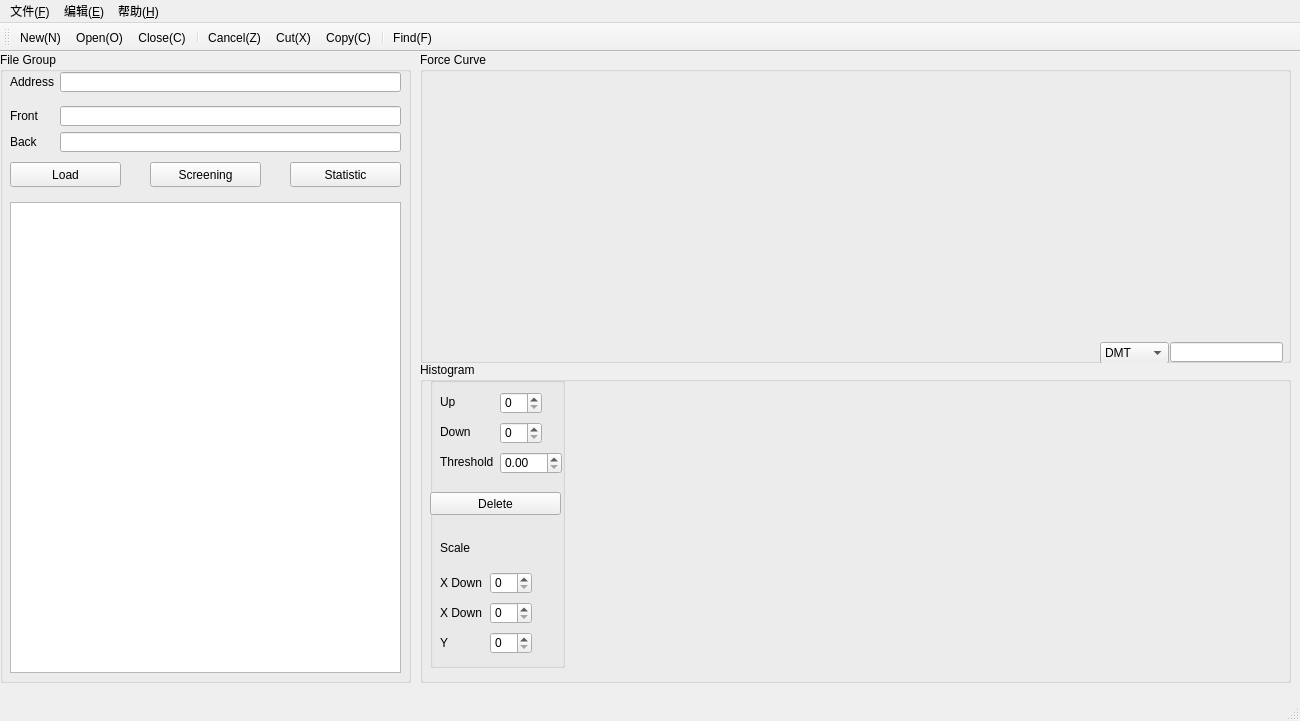
<?xml version="1.0" encoding="UTF-8"?>
<ui version="4.0">
 <class>MainWindow</class>
 <widget class="QMainWindow" name="MainWindow">
  <property name="geometry">
   <rect>
    <x>0</x>
    <y>0</y>
    <width>1300</width>
    <height>721</height>
   </rect>
  </property>
  <property name="windowTitle">
   <string>Azure</string>
  </property>
  <widget class="QWidget" name="centralWidget">
   <widget class="QGroupBox" name="groupBox">
    <property name="geometry">
     <rect>
      <x>0</x>
      <y>0</y>
      <width>411</width>
      <height>631</height>
     </rect>
    </property>
    <property name="title">
     <string>File Group</string>
    </property>
    <widget class="QLabel" name="label">
     <property name="geometry">
      <rect>
       <x>10</x>
       <y>58</y>
       <width>54</width>
       <height>12</height>
      </rect>
     </property>
     <property name="text">
      <string>Front</string>
     </property>
    </widget>
    <widget class="QLineEdit" name="FrontFileName">
     <property name="geometry">
      <rect>
       <x>60</x>
       <y>54</y>
       <width>341</width>
       <height>20</height>
      </rect>
     </property>
    </widget>
    <widget class="QLabel" name="label_2">
     <property name="geometry">
      <rect>
       <x>10</x>
       <y>84</y>
       <width>54</width>
       <height>12</height>
      </rect>
     </property>
     <property name="text">
      <string>Back</string>
     </property>
    </widget>
    <widget class="QLineEdit" name="BackFileName">
     <property name="geometry">
      <rect>
       <x>60</x>
       <y>80</y>
       <width>341</width>
       <height>20</height>
      </rect>
     </property>
    </widget>
    <widget class="QListView" name="listView">
     <property name="geometry">
      <rect>
       <x>10</x>
       <y>150</y>
       <width>391</width>
       <height>471</height>
      </rect>
     </property>
    </widget>
    <widget class="QPushButton" name="LoadButton">
     <property name="geometry">
      <rect>
       <x>10</x>
       <y>110</y>
       <width>111</width>
       <height>25</height>
      </rect>
     </property>
     <property name="text">
      <string>Load</string>
     </property>
    </widget>
    <widget class="QPushButton" name="ScreenButton">
     <property name="geometry">
      <rect>
       <x>150</x>
       <y>110</y>
       <width>111</width>
       <height>25</height>
      </rect>
     </property>
     <property name="text">
      <string>Screening</string>
     </property>
    </widget>
    <widget class="QPushButton" name="StatisticButton">
     <property name="geometry">
      <rect>
       <x>290</x>
       <y>110</y>
       <width>111</width>
       <height>25</height>
      </rect>
     </property>
     <property name="text">
      <string>Statistic</string>
     </property>
    </widget>
    <widget class="QLabel" name="label_3">
     <property name="geometry">
      <rect>
       <x>10</x>
       <y>24</y>
       <width>54</width>
       <height>12</height>
      </rect>
     </property>
     <property name="text">
      <string>Address</string>
     </property>
    </widget>
    <widget class="QLineEdit" name="Address">
     <property name="geometry">
      <rect>
       <x>60</x>
       <y>20</y>
       <width>341</width>
       <height>20</height>
      </rect>
     </property>
    </widget>
   </widget>
   <widget class="QGroupBox" name="groupBox_2">
    <property name="geometry">
     <rect>
      <x>420</x>
      <y>0</y>
      <width>871</width>
      <height>311</height>
     </rect>
    </property>
    <property name="title">
     <string>Force Curve</string>
    </property>
    <widget class="QLineEdit" name="DMTedit">
     <property name="geometry">
      <rect>
       <x>750</x>
       <y>290</y>
       <width>113</width>
       <height>20</height>
      </rect>
     </property>
    </widget>
    <widget class="QComboBox" name="Emodel">
     <property name="geometry">
      <rect>
       <x>680</x>
       <y>290</y>
       <width>69</width>
       <height>22</height>
      </rect>
     </property>
     <item>
      <property name="text">
       <string>DMT</string>
      </property>
     </item>
     <item>
      <property name="text">
       <string>add</string>
      </property>
     </item>
    </widget>
   </widget>
   <widget class="QGroupBox" name="groupBox_3">
    <property name="geometry">
     <rect>
      <x>420</x>
      <y>310</y>
      <width>871</width>
      <height>321</height>
     </rect>
    </property>
    <property name="title">
     <string>Histogram</string>
    </property>
    <widget class="QSpinBox" name="UpBox">
     <property name="geometry">
      <rect>
       <x>80</x>
       <y>30</y>
       <width>42</width>
       <height>22</height>
      </rect>
     </property>
    </widget>
    <widget class="QSpinBox" name="DownBox">
     <property name="geometry">
      <rect>
       <x>80</x>
       <y>60</y>
       <width>42</width>
       <height>22</height>
      </rect>
     </property>
     <property name="maximum">
      <number>500</number>
     </property>
    </widget>
    <widget class="QLabel" name="label_4">
     <property name="geometry">
      <rect>
       <x>20</x>
       <y>34</y>
       <width>54</width>
       <height>12</height>
      </rect>
     </property>
     <property name="text">
      <string>Up</string>
     </property>
    </widget>
    <widget class="QLabel" name="label_5">
     <property name="geometry">
      <rect>
       <x>20</x>
       <y>60</y>
       <width>51</width>
       <height>20</height>
      </rect>
     </property>
     <property name="text">
      <string>Down</string>
     </property>
    </widget>
    <widget class="QLabel" name="label_6">
     <property name="geometry">
      <rect>
       <x>20</x>
       <y>94</y>
       <width>54</width>
       <height>12</height>
      </rect>
     </property>
     <property name="text">
      <string>Threshold</string>
     </property>
    </widget>
    <widget class="QDoubleSpinBox" name="ThresholdBox">
     <property name="geometry">
      <rect>
       <x>80</x>
       <y>90</y>
       <width>62</width>
       <height>22</height>
      </rect>
     </property>
     <property name="singleStep">
      <double>0.010000000000000</double>
     </property>
     <property name="value">
      <double>0.000000000000000</double>
     </property>
    </widget>
    <widget class="QPushButton" name="DeleteButton">
     <property name="geometry">
      <rect>
       <x>10</x>
       <y>130</y>
       <width>131</width>
       <height>23</height>
      </rect>
     </property>
     <property name="text">
      <string>Delete</string>
     </property>
    </widget>
    <widget class="QLabel" name="label_7">
     <property name="geometry">
      <rect>
       <x>20</x>
       <y>180</y>
       <width>54</width>
       <height>12</height>
      </rect>
     </property>
     <property name="text">
      <string>Scale</string>
     </property>
    </widget>
    <widget class="QSpinBox" name="ScaleDown">
     <property name="geometry">
      <rect>
       <x>70</x>
       <y>210</y>
       <width>42</width>
       <height>22</height>
      </rect>
     </property>
     <property name="maximum">
      <number>600</number>
     </property>
     <property name="singleStep">
      <number>10</number>
     </property>
    </widget>
    <widget class="QSpinBox" name="Scaleup">
     <property name="geometry">
      <rect>
       <x>70</x>
       <y>240</y>
       <width>42</width>
       <height>22</height>
      </rect>
     </property>
     <property name="maximum">
      <number>600</number>
     </property>
     <property name="singleStep">
      <number>10</number>
     </property>
    </widget>
    <widget class="QSpinBox" name="YScale">
     <property name="geometry">
      <rect>
       <x>70</x>
       <y>270</y>
       <width>42</width>
       <height>22</height>
      </rect>
     </property>
    </widget>
    <widget class="QLabel" name="label_8">
     <property name="geometry">
      <rect>
       <x>20</x>
       <y>215</y>
       <width>54</width>
       <height>12</height>
      </rect>
     </property>
     <property name="text">
      <string>X Down</string>
     </property>
    </widget>
    <widget class="QLabel" name="label_9">
     <property name="geometry">
      <rect>
       <x>20</x>
       <y>245</y>
       <width>54</width>
       <height>12</height>
      </rect>
     </property>
     <property name="text">
      <string>X Down</string>
     </property>
    </widget>
    <widget class="QLabel" name="label_10">
     <property name="geometry">
      <rect>
       <x>20</x>
       <y>275</y>
       <width>54</width>
       <height>12</height>
      </rect>
     </property>
     <property name="text">
      <string>Y</string>
     </property>
    </widget>
    <widget class="QGroupBox" name="groupBox_4">
     <property name="geometry">
      <rect>
       <x>10</x>
       <y>15</y>
       <width>135</width>
       <height>291</height>
      </rect>
     </property>
     <property name="title">
      <string/>
     </property>
    </widget>
    <zorder>groupBox_4</zorder>
    <zorder>UpBox</zorder>
    <zorder>DownBox</zorder>
    <zorder>label_4</zorder>
    <zorder>label_5</zorder>
    <zorder>label_6</zorder>
    <zorder>ThresholdBox</zorder>
    <zorder>DeleteButton</zorder>
    <zorder>label_7</zorder>
    <zorder>ScaleDown</zorder>
    <zorder>Scaleup</zorder>
    <zorder>YScale</zorder>
    <zorder>label_8</zorder>
    <zorder>label_9</zorder>
    <zorder>label_10</zorder>
   </widget>
  </widget>
  <widget class="QMenuBar" name="menuBar">
   <property name="geometry">
    <rect>
     <x>0</x>
     <y>0</y>
     <width>1300</width>
     <height>23</height>
    </rect>
   </property>
   <widget class="QMenu" name="menu_F">
    <property name="title">
     <string>文件(&amp;F)</string>
    </property>
    <addaction name="actionSelect_S"/>
    <addaction name="actionNew_N"/>
    <addaction name="actionOpen_O"/>
    <addaction name="actionClose_C"/>
    <addaction name="actionSave_S"/>
    <addaction name="actionSave_as_A"/>
    <addaction name="actionExit_X"/>
   </widget>
   <widget class="QMenu" name="menu_E">
    <property name="title">
     <string>编辑(&amp;E)</string>
    </property>
    <addaction name="actionCancel_Z"/>
    <addaction name="actionCut_X"/>
    <addaction name="actionCopy_C"/>
    <addaction name="actionPaste_V"/>
    <addaction name="actionFind_F"/>
   </widget>
   <widget class="QMenu" name="menu_H">
    <property name="title">
     <string>帮助(&amp;H)</string>
    </property>
    <addaction name="actionVersion_help"/>
   </widget>
   <addaction name="menu_F"/>
   <addaction name="menu_E"/>
   <addaction name="menu_H"/>
  </widget>
  <widget class="QToolBar" name="mainToolBar">
   <attribute name="toolBarArea">
    <enum>TopToolBarArea</enum>
   </attribute>
   <attribute name="toolBarBreak">
    <bool>false</bool>
   </attribute>
   <addaction name="actionNew_N"/>
   <addaction name="actionOpen_O"/>
   <addaction name="actionClose_C"/>
   <addaction name="separator"/>
   <addaction name="actionCancel_Z"/>
   <addaction name="actionCut_X"/>
   <addaction name="actionCopy_C"/>
   <addaction name="separator"/>
   <addaction name="actionFind_F"/>
  </widget>
  <widget class="QStatusBar" name="statusBar"/>
  <action name="actionNew_N">
   <property name="icon">
    <iconset resource="myresource.qrc">
     <normaloff>:/myImages/TJU9.jpg</normaloff>:/myImages/TJU9.jpg</iconset>
   </property>
   <property name="text">
    <string>New(&amp;N)</string>
   </property>
   <property name="shortcut">
    <string>Ctrl+N</string>
   </property>
  </action>
  <action name="actionOpen_O">
   <property name="text">
    <string>Open(&amp;O)</string>
   </property>
   <property name="shortcut">
    <string>Ctrl+O</string>
   </property>
  </action>
  <action name="actionClose_C">
   <property name="text">
    <string>Close(&amp;C)</string>
   </property>
   <property name="shortcut">
    <string>Ctrl+W</string>
   </property>
  </action>
  <action name="actionSave_S">
   <property name="text">
    <string>Save(&amp;S)</string>
   </property>
   <property name="shortcut">
    <string>Ctrl+S</string>
   </property>
  </action>
  <action name="actionSave_as_A">
   <property name="text">
    <string>Save as(&amp;A)</string>
   </property>
  </action>
  <action name="actionExit_X">
   <property name="text">
    <string>Exit(&amp;X)</string>
   </property>
   <property name="shortcut">
    <string>Ctrl+Q</string>
   </property>
  </action>
  <action name="actionCancel_Z">
   <property name="text">
    <string>Cancel(&amp;Z)</string>
   </property>
   <property name="shortcut">
    <string>Ctrl+Z</string>
   </property>
  </action>
  <action name="actionCut_X">
   <property name="text">
    <string>Cut(&amp;X)</string>
   </property>
   <property name="shortcut">
    <string>Ctrl+X</string>
   </property>
  </action>
  <action name="actionCopy_C">
   <property name="text">
    <string>Copy(&amp;C)</string>
   </property>
   <property name="shortcut">
    <string>Ctrl+C</string>
   </property>
  </action>
  <action name="actionPaste_V">
   <property name="text">
    <string>Paste(&amp;V)</string>
   </property>
   <property name="shortcut">
    <string>Ctrl+V</string>
   </property>
  </action>
  <action name="actionFind_F">
   <property name="text">
    <string>Find(&amp;F)</string>
   </property>
   <property name="shortcut">
    <string>Ctrl+F</string>
   </property>
  </action>
  <action name="actionVersion_help">
   <property name="text">
    <string>Version help</string>
   </property>
   <property name="shortcut">
    <string>Ctrl+H</string>
   </property>
  </action>
  <action name="actionSelect_S">
   <property name="text">
    <string>Select(S)</string>
   </property>
  </action>
 </widget>
 <layoutdefault spacing="6" margin="11"/>
 <resources>
  <include location="myresource.qrc"/>
 </resources>
 <connections/>
</ui>
